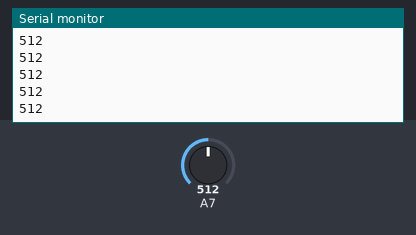
This sketch was run on a simulated Arduino Mega 2560, built with avr-gcc and run on an emulated ATmega2560. On the bench: the last lines printed to the serial monitor. Inputs (shaded band) come from the test bench; at power-on: A7 = 512.

Above: at 1.2 s.
1.3 s: A7 set to 716
At 1.31 s:
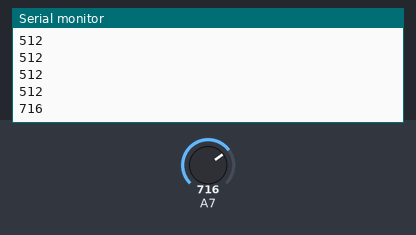
2.8 s: A7 set to 900
At 2.81 s:
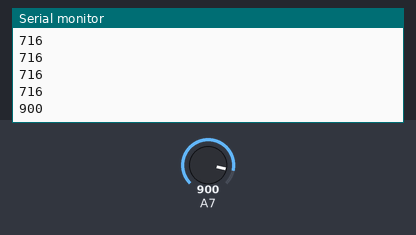
Timing chart, 0 to 5.8 s (numbered marks = the images above; inputs shaded):
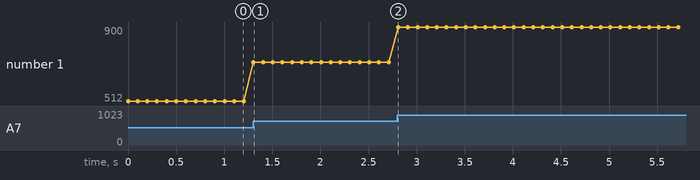

The sketch:

alalogRead.ino
```cpp
int cds = 39;
void setup() {
  // put your setup code here, to run once:
  Serial.begin(115200);
}

void loop() {
  // put your main code here, to run repeatedly:
    Serial.println(analogRead(cds));
    delay(100);
}
```

Measured:
- after the input at 1.3 s, the serial monitor: prints a new line at once (image 1)
- after the input at 2.8 s, the serial monitor: prints a new line at once (image 2)
- plotted number 1: 512 → 716 after the input at 1.3 s, 716 → 900 after the input at 2.8 s
